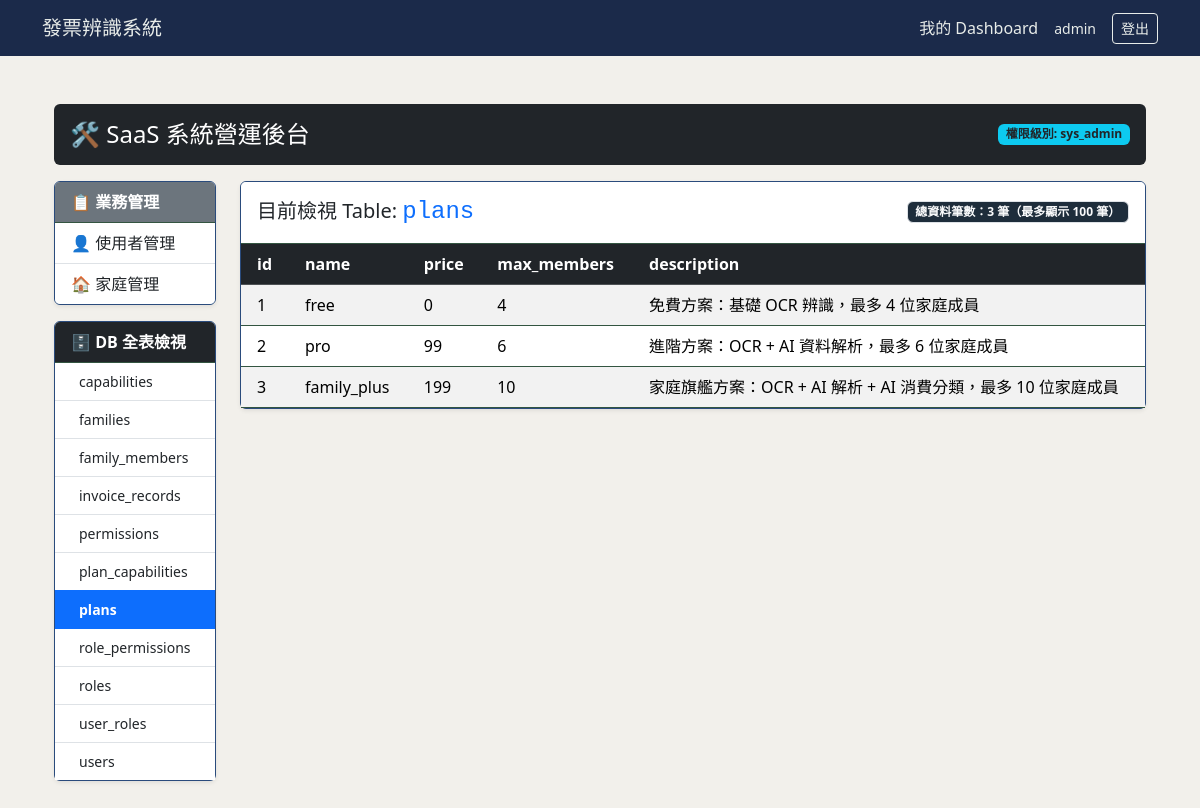
The page /admin/?table=plans (signed in) on the database its author committed.
### database/models/user.py (models this page shows)
class User(UserMixin,TimestampMixin, SoftDeleteMixin, db.Model):
    __tablename__ = 'users'
    id: Mapped[int] = mapped_column(Integer, primary_key=True)
    username: Mapped[str] = mapped_column(String(100), unique=True, nullable=False)
    email: Mapped[str] = mapped_column(String(120), unique=True, nullable=False)
    password_hash: Mapped[str] = mapped_column(String(200), nullable=True)
    google_id: Mapped[str] = mapped_column(String(100), unique=True, nullable=True)
    avatar: Mapped[str] = mapped_column(String(255), nullable=True)
    google_credentials: Mapped[str] = mapped_column(String(2000), nullable=True)
    target_sheet_id: Mapped[str] = mapped_column(String(100), nullable=True)
    invoices: Mapped[list["InvoiceRecord"]] = relationship("InvoiceRecord", backref="owner", lazy=True)
    roles: Mapped[list["Role"]] = relationship("Role", secondary=user_roles, back_populates="users")

### database/models/subscription/plan.py (models this page shows, shortened)
class Plan(db.Model):
    __tablename__ = 'plans'
    id = db.Column(db.Integer, primary_key=True)
    name = db.Column(db.String(50), unique=True, nullable=False)   # free / pro / family_plus
    price = db.Column(db.Integer, default=0)
    max_members = db.Column(db.Integer, default=4)                 # 免費方案家庭成員上限
    description = db.Column(db.String(255), nullable=True)
    capabilities = db.relationship("Capability", secondary="plan_capabilities", back_populates="plans")
    families = db.relationship("Family", back_populates="plan")

### routes/admin_bp.py (the view)
@admin_bp.route("/")
@admin_required
def admin_index():
    inspector = inspect(db.engine)
    table_names = inspector.get_table_names()
    selected_table = request.args.get('table', table_names[0] if table_names else None)
    table_columns = []
    table_rows = []
    total_count = 0
    if selected_table and selected_table in table_names:
        columns_info = inspector.get_columns(selected_table)
        table_columns = [col['name'] for col in columns_info]
        query = text(f'SELECT * FROM "{selected_table}" LIMIT 100')
        result = db.session.execute(query)
        table_rows = [dict(row._mapping) for row in result]
        count_query = text(f'SELECT COUNT(*) FROM "{selected_table}"')
        total_count = db.session.execute(count_query).scalar()
    return render_template(
        'dashboard/admin/index.html',
        table_names=table_names,
        selected_table=selected_table,
        table_columns=table_columns,
        table_rows=table_rows,
        total_count=total_count
    )

### core/login.py (called while the page is built)
@login_manager.user_loader
def load_user(user_id: str):
    return User.query.get(int(user_id))

### templates/dashboard/admin/index.html (shortened to what this page needs)
{% extends "base.html" %}
{% block content %}
<div class="container-fluid py-4">
	<div class="row mb-3">
		{% include "dashboard/admin/_header.html" %}
	</div>
	<div class="row">
		{% include "dashboard/admin/_sidebar.html" %}
		<div class="col-md-9 col-lg-10">
			{% if selected_table %}
			<div class="card shadow-sm">
				<div class="card-header bg-white d-flex justify-content-between align-items-center py-3">
					<h5 class="mb-0">
						目前檢視 Table: <code class="fs-4 text-primary">{{ selected_table }}</code>
					</h5>
					<span class="badge bg-light text-light border">
						總資料筆數：<strong>{{ total_count }}</strong> 筆（最多顯示 100 筆）
					</span>
				</div>
				<div class="card-body p-0">
					<div class="table-responsive" style="max-height: 65vh;">
						<table class="table table-hover table-striped border-0 mb-0 align-middle">
							<thead class="table-dark sticky-top">
								<tr>
								{% for col in table_columns %}
									<th scope="col" class="text-nowrap px-3">{{ col }}</th>
								{% endfor %}
								</tr>
							</thead>
							<tbody>
								{% if table_rows %}
								{% for row in table_rows %}
									<tr>
									{% for col in table_columns %}
										<td class="text-nowrap px-3">
										{% if row[col] is none %}
											<span class="badge bg-secondary opacity-50">NULL</span>
										{% elif row[col] is sameas true %}
											<span class="badge bg-success">TRUE</span>
										{% elif row[col] is sameas false %}
											<span class="badge bg-danger">FALSE</span>
										{% else %}
											{{ row[col] }}
										{% endif %}
										</td>
									{% endfor %}
									</tr>
								{% endfor %}
								{% endif %}
							</tbody>
						</table>
					</div>
				</div>
			</div>
			{% else %}
			<div class="alert alert-warning" role="alert">
				尚未偵測到任何資料庫 Table，請先確認 `database/init_db.py` 是否已正常執行。
			</div>
			{% endif %}
		</div>
	</div>
</div>
{% endblock %}

### templates/base.html (shortened to what this page needs)
<!DOCTYPE html>
<html lang="zh-TW">
<head>
    <link href="https://cdn.jsdelivr.net/npm/bootstrap@5.3.2/dist/css/bootstrap.min.css" rel="stylesheet">
    <link rel="stylesheet" href="{{ url_for('static', filename='css/style.css') }}">
</head>
<body>
    <nav class="navbar">
        <div class="container">
            <a class="navbar-brand" href="{{ url_for('invoice.upload_view') }}">發票辨識系統</a>
            <div class="d-flex align-items-center gap-3">
                {% if current_user.is_authenticated %}
                    <a class="text-decoration-none" href="{{ url_for('dashboard.index') }}">
                        {% if current_user.is_admin %}管理後台{% else %}我的 Dashboard{% endif %}
                    </a>
                    <span class="small">{{ current_user.username }}</span>
                    <a class="btn btn-outline-light btn-sm" href="{{ url_for('auth.logout') }}">登出</a>
                {% else %}
                    <a class="btn btn-outline-light btn-sm" href="{{ url_for('auth.login') }}">登入</a>
                {% endif %}
            </div>
        </div>
    </nav>
    <main class="container py-4">
        {% block content %}{% endblock %}
    </main>
</body>
</html>

### static/css/style.css (style rules this page uses)
body { background-color: #F2F0EB; color: #8CADD3; }
.navbar { background-color: #1B2A4A; }
.navbar .navbar-brand, .navbar a, .navbar span { color: #E8ECE9; }
.navbar .btn-outline-light { color: #E8ECE9; border-color: #E8ECE9; }
.card { background-color: #D3E4F1; border-color: #2A4B7C; }
.card-header { background-color: #0f2a1b; border-bottom-color: #335541; }
.table { color: #e5e7eb; }
.table thead { background-color: #0f2a1a; }
.table tbody tr { border-bottom-color: #335541; }
.bg-light { background-color: #1e2d3b !important; }

### rows shown on the page
User: username "admin"
Plan: id "1" "free" "0" "4" "免費方案：基礎 OCR 辨識，最多 4 位家庭成員"
Plan: id "2" "pro" "99" "6" "進階方案：OCR + AI 資料解析，最多 6 位家庭成員"
Plan: id "3" "family_plus" "199" "10" "家庭旗艦方案：OCR + AI 解析 + AI 消費分類，最多 10 位家庭成員"

### other values the page prints
{{ name }} "capabilities" "families" "family_members" "invoice_records" "permissions" "plan_capabilities" "plans" "role_permissions" "roles" "user_roles" "users"
{{ selected_table }} "plans"
{{ total_count }} "3"
{{ col }} "id" "name" "price" "max_members" "description"
